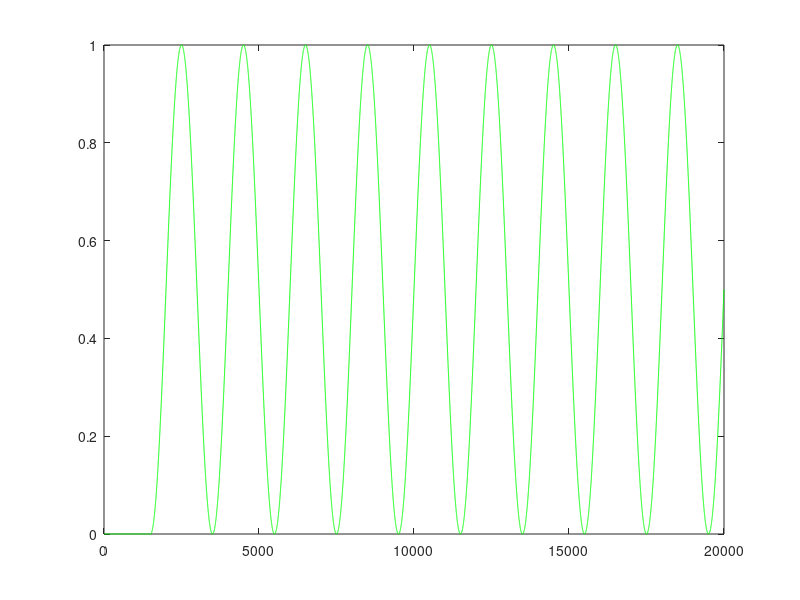

Write MATLAB code to recreate this figure.
close all
clc
clear all

% ao=analogoutput('nidaq','dev2');
% addchannel(ao,[0,1]);
% 
% set(ao,'TriggerType','Immediate');
% set(ao,'SampleRate',10000);


amplitude          =1;
frequency          =10;
sampling_frequency = 20000;    %sampling rate (Hz)
duration           = 1;       %duration of the stimulus (sec)
t                  = 1 / sampling_frequency:1 / sampling_frequency:duration;
stimulus       = (amplitude *(sin(2*pi*frequency*t)+ 1)/2);  
% stimulus       = amplitude * sin(2*pi*frequency*t - pi/2) + 2.5; 
stimulus(1,1:1500)=0;

trigger            =zeros(length(stimulus),1); 
trigger(1:1000,1)  = 5;


% 
% putdata(ao,[stimulus' trigger]);                  
% start(ao);



plot (stimulus,'g')
% hold on
% plot (trigger, 'r')





